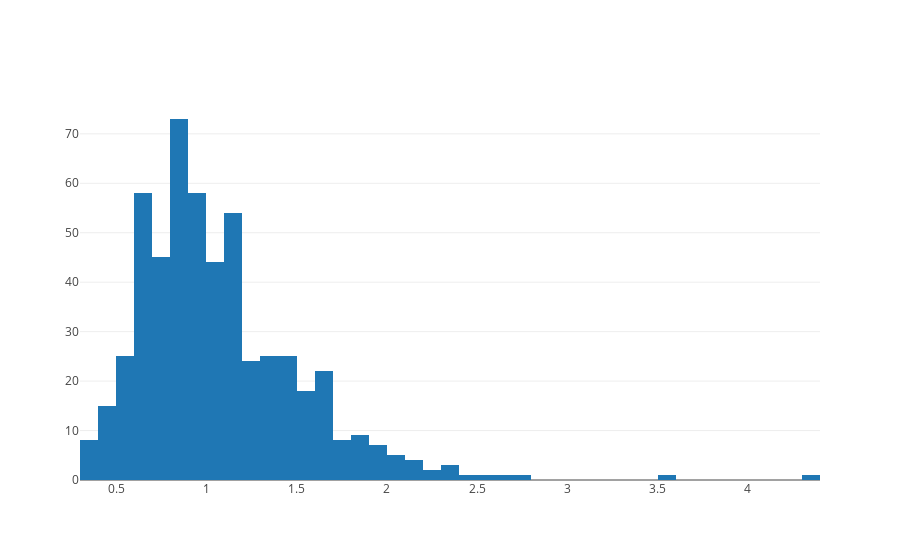

The code cell stored with this chart in its notebook:
### Code cell
iplot(factorPlot(0, True, True))

### Figure 1 — Plotly figure (JSON) as saved in the notebook; plotly's stock layout.template omitted (floating-point values rounded to 4 significant figures; data arrays with more than 128 entries replaced by an {"elided": "..."} marker saying what was removed)
{"data": [{"type": "histogram", "uid": "ee4d04ce-2527-11e9-b743-40f2e9c643a0", "x": {"elided": "538 float values"}}], "layout": {}}
